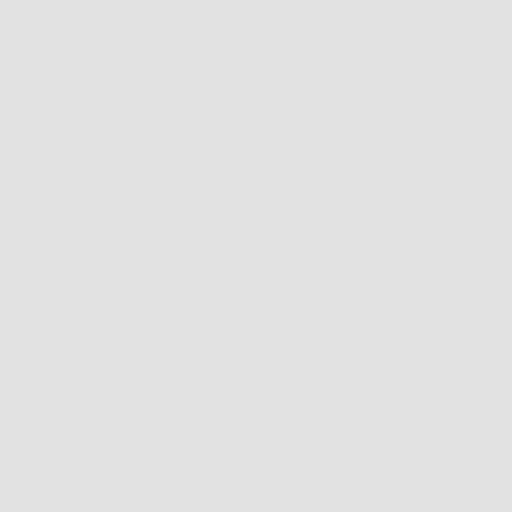
Frame 1 (no input)
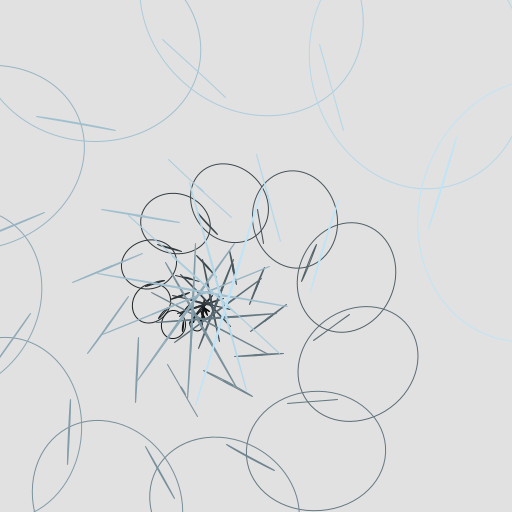
Frame 60 (the mouse pressed at the canvas centre just before this capture)
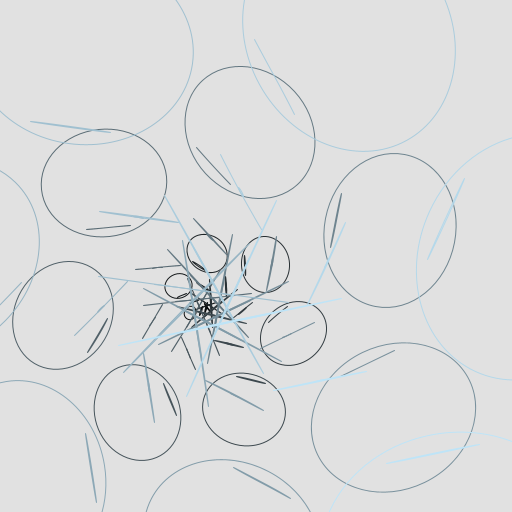
Frame 120 (the mouse held since frame 60 and released just before this capture)

The Processing sketch that drew these frames (run headless with seeded random() and noise(); from frame 60 on, the mouse is pressed at the canvas centre):

// Processing sketch: processing_115338
// ── processing_115338.pde

float time = 0;
  
void setup() {
size(512,512);
frameRate(10);
}
  
void draw() {
  background(225);
  translate((width*0.4)+tan(time),(height*0.6)+(1/tan(time)));
  noFill();
  time=time+0.01;
  for (int i = 0;i < 20; i++) {
  rotate(sin(time));
  stroke(10*i,12*i,13*i);
  ellipse(i,i,i*5,cos(i*5));//ellipse in place of rect
  ellipse(5*i,5*i,i*5,sin(i*5));//extra line
  ellipse(10*(i),10*(i),i*5,sin(i*5));
  ellipse(5*i,5*i,10,cos(i*10));
  ellipse(10*i,15*i,14*i,12*i);
  ellipse(i,i,i*12,cos(1*15));
  stroke(5*i,30*i,20*i);
   
  }
}
